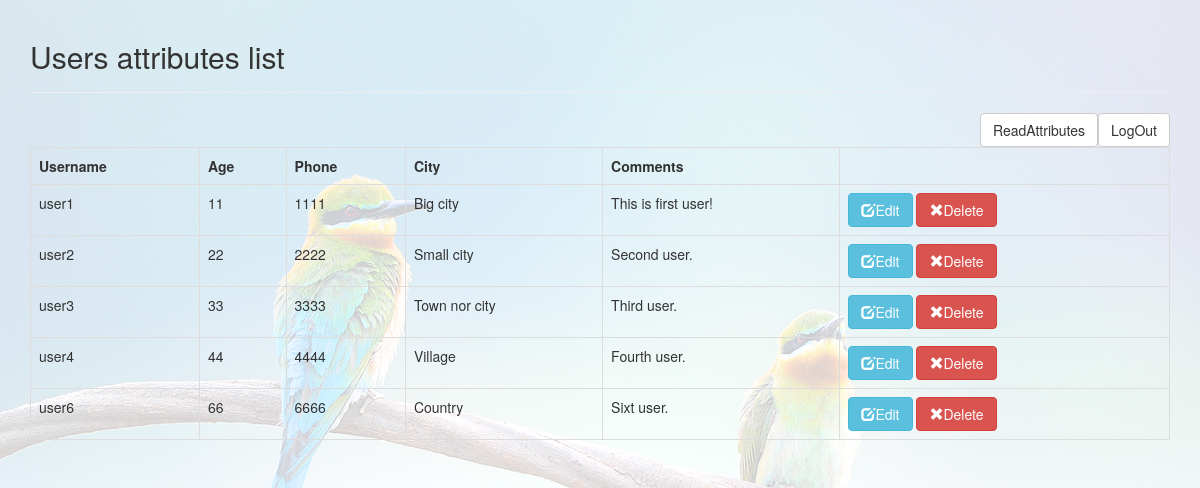
The page /readusers.php on the database its author committed.
### tables this page shows
CREATE TABLE `attributes` (
  `id` int(11) NOT NULL,
  `username` varchar(255) NOT NULL,
  `age` int(32) NOT NULL,
  `phone` int(32) NOT NULL,
  `city` varchar(255) NOT NULL,
  `comments` varchar(256) NOT NULL
);

### crud/user.php (called while the page is built, shortened)
<?php
class User{
    private $conn;
    private $table_name = "attributes";
    public function __construct($db){
        $this->conn = $db;
    }
    function readAll(){
        $query = "SELECT
                    id, username, age, phone, city, comments
                FROM
                    " . $this->table_name . "
                ORDER BY
                    username ASC";
        $stmt = $this->conn->prepare( $query );
        $stmt->execute();
        return $stmt;
    }
}
?>

### public/readusers.php (the view)
<?php
include_once '../crud/database.php';
include_once '../crud/user.php';
$database = new Database();
$db = $database->getConnection();
$user = new User($db);
$stmt = $user->readAll();
$num = $stmt->rowCount();
$page_title = "Users attributes list";
include_once "layout_header.php";
echo "<div class='right-button-margin'>
    <a href='logout.php' class='btn btn-default pull-right'>LogOut</a>
    <a href='readattributes.php' class='btn btn-default pull-right'>ReadAttributes</a>
</div>";
if($num>0){
     echo "<table class='table table-hover table-responsive table-bordered'>";
        echo "<tr>";
            echo "<th>Username</th>";
            echo "<th>Age</th>";
            echo "<th>Phone</th>";
            echo "<th>City</th>";
            echo "<th>Comments</th>";
        echo "</tr>";
while ($row = $stmt->fetch(PDO::FETCH_ASSOC)){
     extract($row);
         echo "<tr>";
            echo "<td>{$username}</td>";
            echo "<td>{$age}</td>";
            echo "<td>{$phone}</td>";
            echo "<td>{$city}</td>";
            echo "<td>{$comments}</td>";
            echo "<td>";
                 echo "<a href='updateusers.php?id={$id}' class='btn btn-info left-margin'>
                        <span class='glyphicon glyphicon-edit'></span>Edit</a>
                        <a delete-id='{$id}' class='btn btn-danger delete-object'>
                        <span class='glyphicon glyphicon-remove'></span>Delete</a>";
            echo "</td>";
         echo "</tr>";
  }
     echo "</table>";
}else{
    echo "<div class='alert alert-info'>No products found.</div>";
}
include_once "layout_footer.php";
?>

### public/layout_header.php (shortened to what this page needs)
<!DOCTYPE html>
<html lang="en">
<head>
    <link rel="stylesheet" href="https://maxcdn.bootstrapcdn.com/bootstrap/3.3.7/css/bootstrap.min.css" />
    <link rel="stylesheet" href="../styles/style.css">
</head>
<body>
    <div class="container">
        <?php
        echo "<div class='page-header'>
                <h2>{$page_title}</h2>
            </div>";
        ?>

### public/layout_footer.php (shortened to what this page needs)
</div>
</body>
</html>

### styles/style.css (style rules this page uses)
body { background-image: url("../images/Backgroundtr.png"); background-size: cover; background-repeat: no-repeat; }

### rows shown on the page
attributes: username "user1", age "11", phone "1111", city "Big city", comments "This is first user!"
attributes: username "user2", age "22", phone "2222", city "Small city", comments "Second user."
attributes: username "user3", age "33", phone "3333", city "Town nor city", comments "Third user."
attributes: username "user4", age "44", phone "4444", city "Village", comments "Fourth user."
attributes: username "user6", age "66", phone "6666", city "Country", comments "Sixt user."

### other values the page prints
$page_title "Users attributes list"
